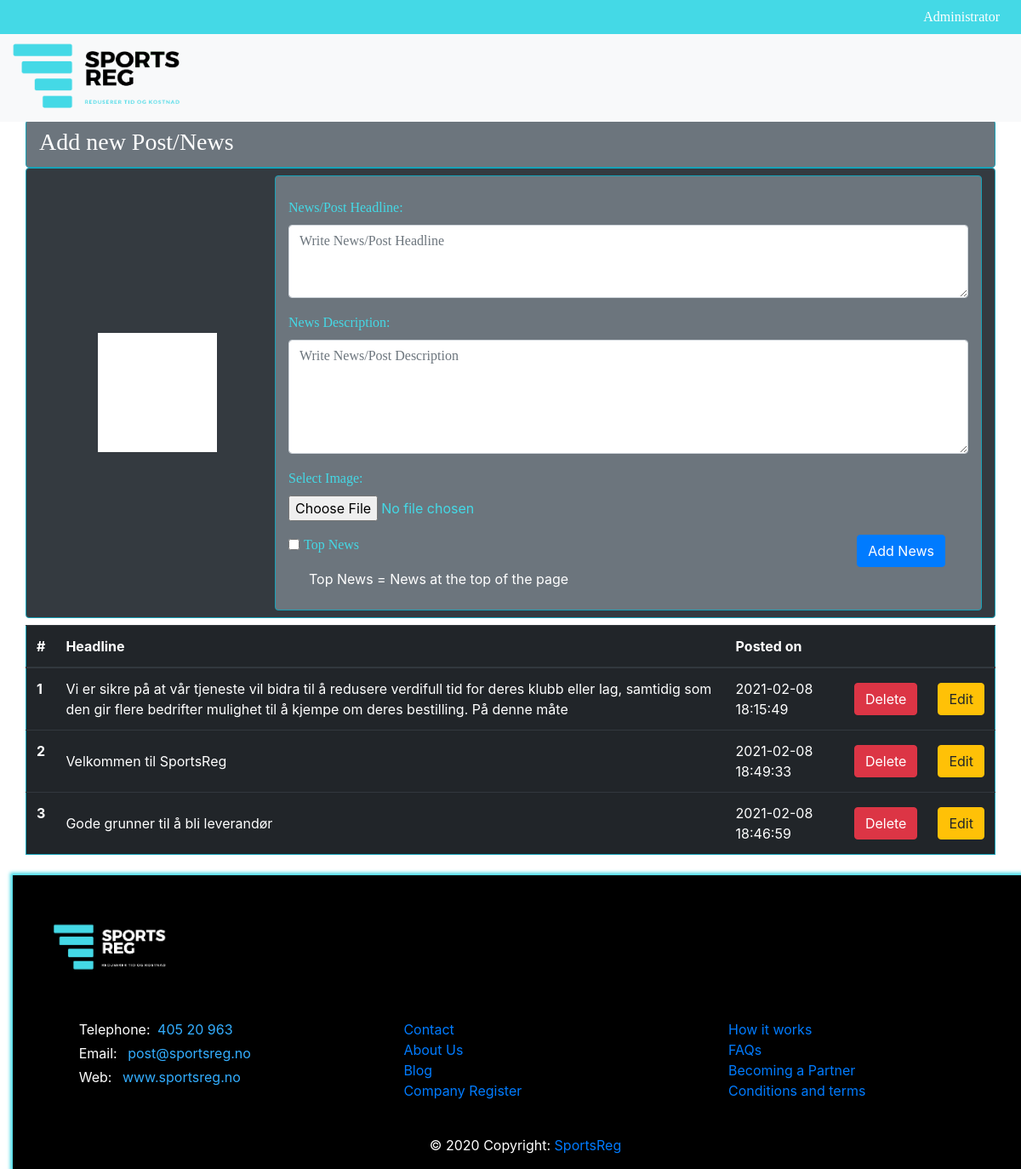
/managenews.php (signed in), run on the app's committed database.
### tables this page shows
CREATE TABLE `news` (
  `news_id` int(11) NOT NULL,
  `news_headline` varchar(200) DEFAULT NULL,
  `news_description` text NOT NULL,
  `image_name` varchar(90) DEFAULT NULL,
  `top_news` int(11) NOT NULL DEFAULT 0 COMMENT '1 for yes',
  `posted_on` datetime NOT NULL DEFAULT current_timestamp()
);

### db.php (called while the page is built, shortened)
<?php
    class db extends mysqli {
        private static $instance = null;
        public static function getInstance() {
        if (!self::$instance instanceof self) {
                self::$instance = new self;
        }
            return self::$instance;
        }
        public function get_result($query)
        {
            $result = $this->query($query);
            if ($result->num_rows > 0){
                return $result;
            } else
            return null;
        }
    }
    ?>

### managenews.php (the view, shortened to what this page needs)
<!DOCTYPE html>
<html>
<head>
    <link rel="stylesheet" href="https://maxcdn.bootstrapcdn.com/bootstrap/4.0.0/css/bootstrap.min.css">
    <link rel='stylesheet' type='text/css' media='screen' href='index.css'>
    <link rel='stylesheet' type='text/css' media='screen' href='footer.css'>
    <link rel='stylesheet' type='text/css' media='screen' href='managenews.css'>
</head>
<body>
<?php
if (array_key_exists('businessloggedin', $_SESSION) or array_key_exists('loggedin', $_SESSION) or array_key_exists('adminloggedin', $_SESSION)) {
    require_once("./homeheader.php");
}
else{
    require_once("./header.php");
}
require_once("./db.php");
$allnews = "SELECT * FROM news ORDER BY top_news DESC , posted_on DESC";
$getallnews = db::getInstance()->get_result($allnews);
?>
<div class="container-fluid">
    <div class="d-flex mb-2 jusitfy-content-center align-items-center flex-wrap col-12" id="news-body">
    <div class="ml-0 mt-4 col-12 py-1 d-flex jusitfy-content-center align-items-center row rounded border border-info bg-secondary">
    <h3 class="pt-1 text-white">Add new Post/News</h3>
    </div>
    <div class="news-start ml-0 col-12 d-flex jusitfy-content-center align-items-center row rounded border border-info bg-dark">
    <div class="col-sm-12 col-md-3">
                <table class="mx-auto" CELLPADDING="70">
                    <tbody>
                        <tr>
                            <td class="bg-white">
                            </td>
                        </tr>
                    </tbody>
                </table>
    </div>
    <div class="col-sm-12 py-2 my-2 col-md-9 rounded border border-info bg-secondary newsclass">
    <form action="<?php echo $_SERVER['PHP_SELF']; ?>" method="POST" id="addnewsform" enctype="multipart/form-data">
    <div class="form-group">
        <label for="exampleFormControlTextarea1">News/Post Headline:</label>
        <textarea class="form-control" placeholder="Write News/Post Headline" name="newsheadline" id="exampleFormControlTextarea1" rows="3"></textarea>
    </div>
    <div class="form-group">
        <label for="exampleFormControlTextarea2">News Description:</label>
        <textarea class="form-control" placeholder="Write News/Post Description" name="newsdescription" id="exampleFormControlTextarea2" rows="5" required></textarea>
    </div>
    <div class="form-group">
    <label for="postimage">Select Image:</label>
        <input type="file" accept=".gif,.png.,.jpg,.jpeg,.jpeg" class="form-control-file" id="postimage" name="postimage" required>
    </div>
    <div class="form-check form-check-inline">
        <input class="form-check-input" name="topnews" type="checkbox" id="topnews" value="1" >
        <label class="form-check-label" for="topnews">Top News</label>
    </div>
    <div class="form-check-inline float-right col-auto">
      <button type="submit" class="btn btn-primary mb-2" name="addnews">Add News</button>
    </div>
    <div class="form-check col-auto mt-2">
     <p class="ml-1 mt-3">
        Top News = News at the top of the page<br>
    </p>
    </div>
</form>
</div>
</div>
</div>
<div class="d-flex mb-2 jusitfy-content-center align-items-center flex-wrap col-12">
<table class="table table-hover table-dark rounded border border-info">
  <thead>
    <tr>
      <th scope="col">#</th>
      <th scope="col">Headline</th>
      <th scope="col"></th>
      <th scope="col"></th>
      <th scope="col">Posted on</th>
      <th scope="col"></th>
      <th scope="col"></th>
    </tr>
  </thead>
  <tbody>
  <?php
    if($getallnews)
    {
        $serial_num = 0;
        while($nnews = mysqli_fetch_assoc($getallnews))
        {
            $serial_num+=1;
            echo '<tr>';
            echo '<th scope="row">'.$serial_num.'</th>';
            echo '<td colspan="3">'.$nnews["news_headline"].'</td>';
            echo '<td>'.$nnews["posted_on"].'</td>';
            echo '<td><button class="btn btn-danger delete-news" news-id="'.$nnews["news_id"].'">Delete</button></td>';
            echo '<td><form action="editpost.php" method="POST" class="d-inline"><input class="d-none" name="editnewsid" value = "'.$nnews["news_id"].'" type="number" ><button type="submit" name="edit-btn" class="btn btn-warning edit-news" news-id="'.$nnews["news_id"].'">Edit</button></form></td>';
            echo '</tr>';
        }
    }
  ?>
  </tbody>
</table>
</div>
<?php
require_once("./footer.php");
?>
</div>
</body>
</html>

### index.css (style rules this page uses)
body { overflow-x: hidden; overflow-y: scroll; }

### managenews.css (style rules this page uses)
#news-body { margin-top: 10% !important; color: #44D9E6; }
td { vertical-align: middle !important; }
p { overflow: hidden; text-overflow: ellipsis; display: -webkit-box; -webkit-line-clamp: 4; -webkit-box-orient: vertical; }
p { color: white; }
h3, h5, label, textarea { font-family: Georgia, 'Times New Roman', Times, serif; }

### data on the page
news: news_headline "Vi er sikre på at vår tjeneste vil bidra til å redusere verdifull tid for deres klubb eller lag, samtidig som den gir flere bedrifter mulighet til å kjempe om deres bestilling. På denne måte", posted_on "2021-02-08 18:15:49"
news: news_headline "Velkommen til SportsReg", posted_on "2021-02-08 18:49:33"
news: news_headline "Gode grunner til å bli leverandør", posted_on "2021-02-08 18:46:59"

### other printed values
$_SESSION["username"] "Administrator"
